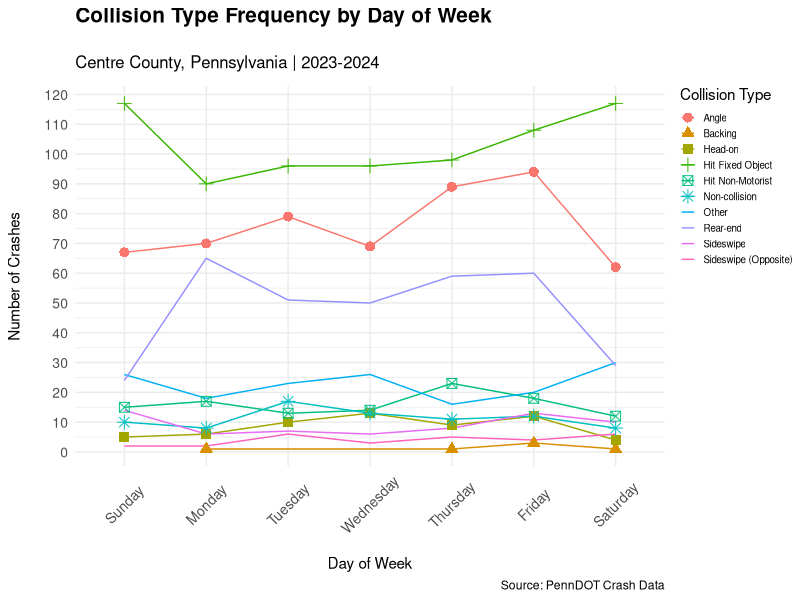
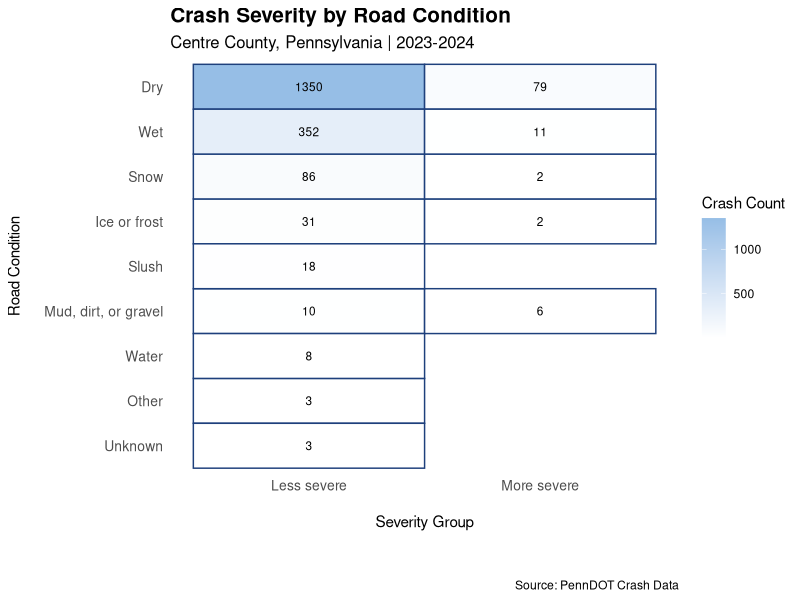

The R script that drew these images, in order:
## ---- chunk 1
#| label: setup
#| echo: false
#| message: false
#| warning: false
# Style Guide: Google R Style Guide
# Primary Author: Akil Creswell
# Reviewed by: Jooan Choi, Inayat Roy

library(tidyverse)
library(knitr)
library(kableExtra)
library(ggplot2)
library(dplyr)
library(readr)
## ---- chunk 2
#| label: data-wrangling
#| message: false
#| warning: false
#| include: false
# Centre County Crash Data Wrangling ----
## Import and clean 2024 Centre County crash data
## for crash severity and collision type analysis
# Style Guide: Google R Style Guide
# Primary Author: Jooan Choi 
# Reviewed by: Akil Creswell


# Step 1: Load Data ----
## Needed data: 2024 Centre County crash data

crashRaw2023 <- read_csv("CRASH_CENTRE_2023.csv")
crashRaw2024 <- read_csv("CRASH_CENTRE_2024.csv")

# Combine datasets
crashRaw <- bind_rows(
  crashRaw2023,
  crashRaw2024
)
glimpse(crashRaw)

# Step 2: Make code tables ----
## These tables translate coded values into readable labels

month <- data.frame(
  CRASH_MONTH = 1:12,
  Month = c(
    "January", "February", "March", "April",
    "May", "June", "July", "August",
    "September", "October", "November", "December"
  )
)

day <- data.frame(
  DAY_OF_WEEK = 1:7,
  Day = c(
    "Sunday", "Monday", "Tuesday", "Wednesday",
    "Thursday", "Friday", "Saturday"
  )
)

collision <- data.frame(
  COLLISION_TYPE = c(0, 1, 2, 3, 4, 5, 6, 7, 8, 98),
  Collision_Type = c(
    "Non-collision",
    "Rear-end",
    "Head-on",
    "Backing",
    "Angle",
    "Sideswipe same direction",
    "Sideswipe opposite direction",
    "Hit fixed object",
    "Hit non-motorist",
    "Other"
  )
)

severity <- data.frame(
  MAX_SEVERITY_LEVEL = c(0, 1, 2, 3, 4, 8, 9),
  Severity_Level = c(
    "Property damage only",
    "Fatal",
    "Suspected serious injury",
    "Suspected minor injury",
    "Possible injury",
    "Injury unknown severity",
    "Unknown if injured"
  )
)

road <- data.frame(
  ROAD_CONDITION = c(1, 2, 3, 6, 7, 8, 9, 98, 99),
  Road_Condition = c(
    "Dry",
    "Ice or frost",
    "Mud, dirt, or gravel",
    "Slush",
    "Snow",
    "Water",
    "Wet",
    "Other",
    "Unknown"
  )
)

area <- data.frame(
  URBAN_RURAL = c(1, 2, 3),
  Area_Type = c(
    "Rural",
    "Urbanized",
    "Urban"
  )
)

# Step 3: Select variables ----
crashProgress <- crashRaw |>
  select(
    CRN,
    CRASH_YEAR,
    CRASH_MONTH,
    DAY_OF_WEEK,
    COLLISION_TYPE,
    MAX_SEVERITY_LEVEL,
    INJURY_COUNT,
    FATAL_COUNT,
    ROAD_CONDITION,
    URBAN_RURAL,
    VEHICLE_COUNT,
    TOTAL_UNITS
  )

# Step 4: Convert variables ----
crashProgress2 <- crashProgress |>
  mutate(
    CRN = as.character(CRN),
    CRASH_YEAR = as.numeric(CRASH_YEAR),
    CRASH_MONTH = as.numeric(CRASH_MONTH),
    DAY_OF_WEEK = as.numeric(DAY_OF_WEEK),
    COLLISION_TYPE = as.numeric(COLLISION_TYPE),
    MAX_SEVERITY_LEVEL = as.numeric(MAX_SEVERITY_LEVEL),
    INJURY_COUNT = as.numeric(INJURY_COUNT),
    FATAL_COUNT = as.numeric(FATAL_COUNT),
    ROAD_CONDITION = as.numeric(ROAD_CONDITION),
    URBAN_RURAL = as.numeric(URBAN_RURAL),
    VEHICLE_COUNT = as.numeric(VEHICLE_COUNT),
    TOTAL_UNITS = as.numeric(TOTAL_UNITS)
  ) |>
  filter(
    (CRASH_YEAR == 2023 | CRASH_YEAR == 2024),
    !is.na(CRN)
  )

# Step 5: Join code tables ----
crashProgress3 <- crashProgress2 |>
  left_join(month, by = "CRASH_MONTH") |>
  left_join(day, by = "DAY_OF_WEEK") |>
  left_join(collision, by = "COLLISION_TYPE") |>
  left_join(severity, by = "MAX_SEVERITY_LEVEL") |>
  left_join(road, by = "ROAD_CONDITION") |>
  left_join(area, by = "URBAN_RURAL")

# Step 6: Severity group ----
crashProgress4 <- crashProgress3 |>
  mutate(
    Severity_Group = if_else(
      condition = MAX_SEVERITY_LEVEL == 1 | MAX_SEVERITY_LEVEL == 2,
      true = "More severe",
      false = "Less severe"
    )
  ) |>
  mutate(
    Severity_Group = if_else(
      condition = MAX_SEVERITY_LEVEL == 8 | MAX_SEVERITY_LEVEL == 9,
      true = "Unknown",
      false = Severity_Group
    )
  )

# Step 7: Final dataset ---
crashClean <- crashProgress4 |>
  mutate(
    Year = CRASH_YEAR
  ) |>
  select(
    CRN,
    Year,
    Month,
    Day,
    Collision_Type,
    Severity_Level,
    Severity_Group,
    INJURY_COUNT,
    FATAL_COUNT,
    Road_Condition,
    Area_Type,
    VEHICLE_COUNT,
    TOTAL_UNITS
  )
## ---- chunk 3
#| label: seasonal-crash-tables
#| echo: false
#| message: false
#| warning: false
#| fig-alt: Four tables showing crash patterns by road condition, area type,  top collision type, and top severity level for each season in Centre  County, Pennsylvania, 2023-2024.
#| results: asis
# Style Guide: Google R Style Guide
# Primary Author: Akil Creswell
# Reviewed by: Jooan Choi


# Step 1: Define season from month ----

winter <- c("December", "January", "February")
spring <- c("March", "April", "May")
summer <- c("June","July","August")
fall <- c("September", "October", "November")

crashes_seasonal <- crashClean |>
  mutate(
    Season = case_when(
      Month %in% winter ~ "Winter",
      Month %in% spring ~ "Spring",
      Month %in% summer ~ "Summer",
      Month %in% fall ~ "Fall"
    )
  )

# Step 2: Build summary per season/road/area ----
seasonal_summary <- crashes_seasonal |>
  group_by(Season, Road_Condition, Area_Type) |>
  summarise(
    Top_Collision = unique(Collision_Type)[which.max(tabulate(match(
      Collision_Type, unique(Collision_Type)
    )))],
    Top_Severity = unique(Severity_Level)[which.max(tabulate(match(
      Severity_Level, unique(Severity_Level)
    )))],
    Crashes = n(),
    .groups = "drop"
  ) |>
  filter(Crashes >= 5)

# Step 3: Render one table per season ----
seasons <- c("Winter", "Spring", "Summer", "Fall")

cat("\\captionsetup{labelformat=empty}\n")

for (s in seasons) {
  table_output <- seasonal_summary |>
    filter(Season == s) |>
    select(
      Road_Condition, Area_Type, Top_Collision,
      Top_Severity, Crashes
    ) |>
    arrange(Road_Condition, Area_Type) |>
    kable(
      format = "latex",
      caption = paste(
        s, ": Crash patterns by Road Condition",
        "and Area Type (Centre County, 2023-2024)"
      ),
      col.names = c(
        "Road Condition", "Area Type",
        "Top Collision", "Top Severity", "Crashes"
      ),
      align = c("l", "l", "l", "l", "r"),
      booktabs = TRUE
    ) |>
    kable_styling(
  font_size = 11,
  latex_options = c("HOLD_position", "bordered")) |>
  print(table_output)
}

## ---- chunk 4
#| label: insight-chart
#| echo: false
#| message: false
#| warning: false
#| fig-alt: "Line chart showing the frequency of each collision type across days of the week in Centre County, Pennsylvania for 2023 and 2024. Hit Fixed Object is the highest line on every day, peaking on Friday and Saturday. Rear-end and Angle collisions are the next most frequent. All other collision types remain low and relatively flat across the week."
#| fig-width: 8
#| fig-height: 7
# Style Guide: Google R Style Guide
# Primary Author: Akil Creswell
# Reviewed by: Jooan Choi

collision_labels <- c(
  "0" = "Non-collision",
  "1" = "Rear-end",
  "2" = "Head-on",
  "3" = "rear-to-rear",
  "4" = "Angle",
  "5" = "Sideswipe",
  "6" = "Sideswipe (Opposite)",
  "7" = "Hit Fixed Object",
  "8" = "Hit Non-Motorist",
  "98" = "Other"
)

day_labels <- c(
  "1" = "Sun",
  "2" = "Mon",
  "3" = "Tue",
  "4" = "Wed",
  "5" = "Thu",
  "6" = "Fri",
  "7" = "Sat"
)


crash_summary <- crashClean |>
  mutate(
    collision_label = case_when(
      Collision_Type == "Non-collision" ~ "Non-collision",
      Collision_Type == "Rear-end" ~ "Rear-end",
      Collision_Type == "Head-on" ~ "Head-on",
      Collision_Type == "Backing" ~ "Backing",
      Collision_Type == "Angle" ~ "Angle",
      Collision_Type == "Sideswipe same direction" ~ "Sideswipe",
      Collision_Type == "Sideswipe opposite direction" ~ "Sideswipe (Opposite)",
      Collision_Type == "Hit fixed object" ~ "Hit Fixed Object",
      Collision_Type == "Hit non-motorist" ~ "Hit Non-Motorist",
      .default = "Other"
    ),
    day_label = factor(
      Day,
      levels = c(
        "Sunday", "Monday", "Tuesday", "Wednesday",
        "Thursday", "Friday", "Saturday"
      )
    )
  ) |>
  filter(!is.na(day_label), !is.na(collision_label)) |>
  group_by(day_label, collision_label) |>
  summarise(count = n(), .groups = "drop")

ggplot(crash_summary, aes(
  x = day_label,
  y = count,
  color = collision_label,
  group = collision_label
)) +
  scale_y_continuous(breaks = seq(0,120,by = 10)) +
  geom_line(na.rm = TRUE) +
  geom_point(aes(shape = collision_label), size = 3, na.rm = TRUE) +
  labs(
    title = "Collision Type Frequency by Day of Week",
    subtitle = "Centre County, Pennsylvania | 2023-2024",
    x = "Day of Week",
    y = "Number of Crashes",
    color = "Collision Type",
    caption = "Source: PennDOT Crash Data",
    shape = "Collision Type"
  ) +
  theme_minimal() +
  theme(
    legend.position = "right",
    legend.key.size = unit(0.4, "cm"),
    legend.text = element_text(size = 7),
    legend.justification = "top",
    legend.margin = margin(t = 0, unit = "pt"),
    plot.title = element_text(size = 15, face = "bold",margin = margin(b = 20, unit = "pt")),
    plot.subtitle = element_text(size = 12, margin = margin(b = 10 ,unit = "pt")),
    axis.text = element_text(size = 10),
    axis.text.x = element_text(angle = 45, vjust = 0.5, hjust = 0.5),
    axis.title.x = element_text(margin = margin(t = 15, unit = "pt")),
    axis.title.y = element_text(margin = margin(r = 15, unit = "pt")))
## ---- chunk 5
#| label: road-severity-heatmap
#| echo: false
#| message: false
#| warning: false
#| fig-alt: "Heatmap showing crash counts by road condition and severity
#|   group in Centre County, Pennsylvania, 2023-2024. Dry roads dominate
#|   with 1,350 less severe and 79 more severe crashes. Wet roads are
#|   second with 352 less severe and 11 more severe crashes. Mud, dirt,
#|   or gravel roads show the highest proportion of more severe crashes
#|   relative to total volume with 6 more severe out of 16 total."
#| fig-width: 8
#| fig-height: 7
# Style Guide: Google R Style Guide
# Primary Author: Akil Creswell
# Reviewed by: Jooan Choi

# Step 1: Filter and count ----
heatmap_data <- crashClean |>
  filter(
    !is.na(Road_Condition),
    Severity_Group != "Unknown"
  ) |>
  group_by(Road_Condition, Severity_Group) |>
  summarise(Crashes = n(), .groups = "drop")

# Step 2: Order road conditions by total volume ----
road_order <- heatmap_data |>
  group_by(Road_Condition) |>
  summarise(Total = sum(Crashes), .groups = "drop") |>
  arrange(desc(Total)) |>
  pull(Road_Condition)

# Step 3: Plot heatmap ----
ggplot(
  heatmap_data,
  aes(
    x = Severity_Group,
    y = factor(Road_Condition, levels = rev(road_order)),
    fill = Crashes
  )
) +
  geom_tile(color = "#1e407c", linewidth = 0.5) +
  geom_text(
    aes(label = Crashes),
    size = 3
  ) +
  scale_fill_gradient(
    low = "white",
    high = "#96BEE6",
    name = "Crash Count"
  ) +
  labs(
    title = "Crash Severity by Road Condition",
    subtitle = "Centre County, Pennsylvania | 2023-2024",
    x = "Severity Group",
    y = "Road Condition",
    caption = "Source: PennDOT Crash Data"
  ) +
  theme_minimal() +
  theme(
    panel.grid = element_blank(),
    axis.text = element_text(size = 10),
    axis.title.x = element_text(margin = margin(t = 15,b= 30, unit = "pt")),
    axis.title.y = element_text(margin = margin(r = 15, unit = "pt")),
    plot.title = element_text(size = 15, face = "bold"),
    plot.subtitle = element_text(size = 12),
  )
